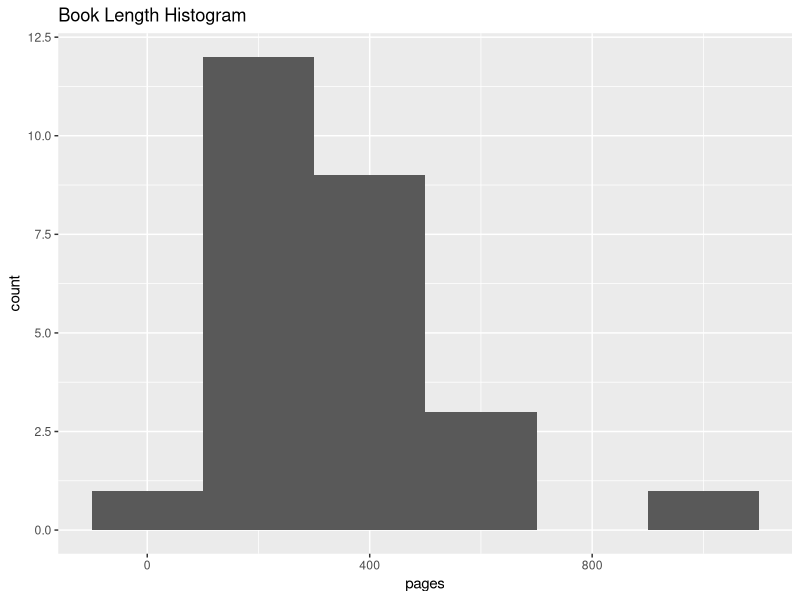
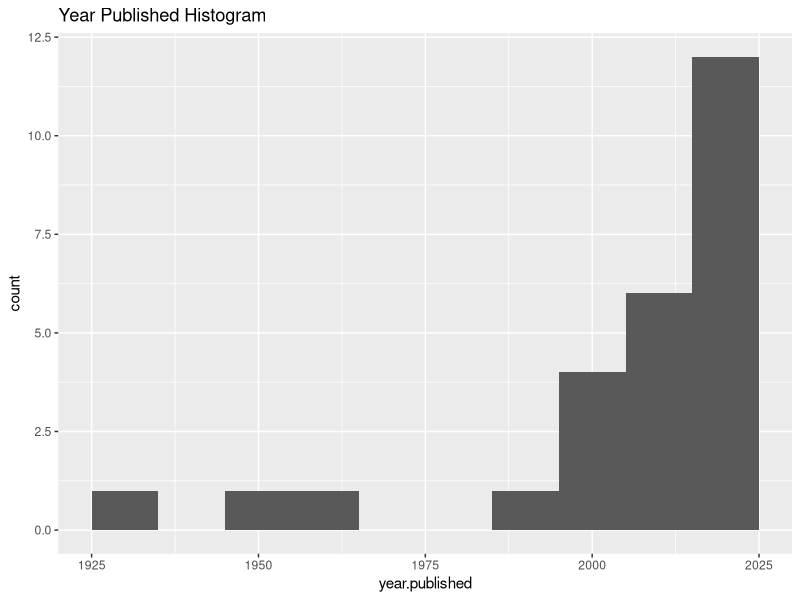
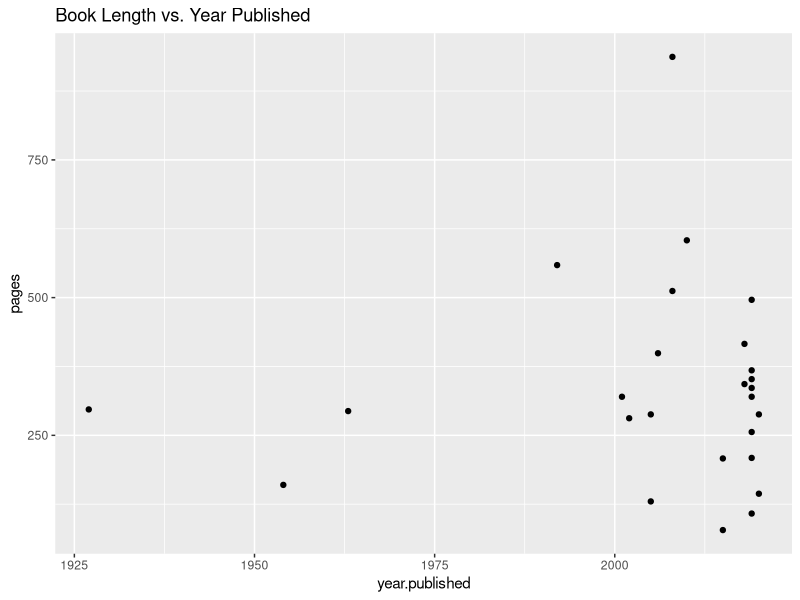
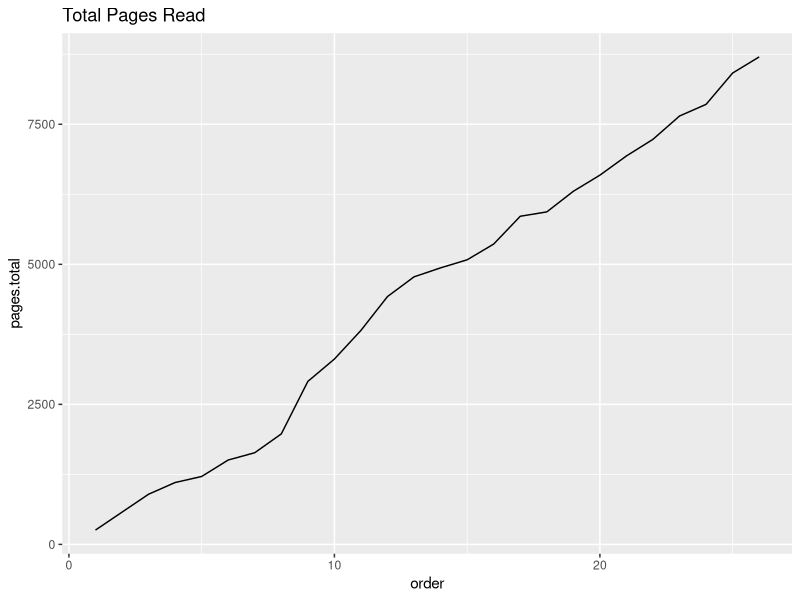
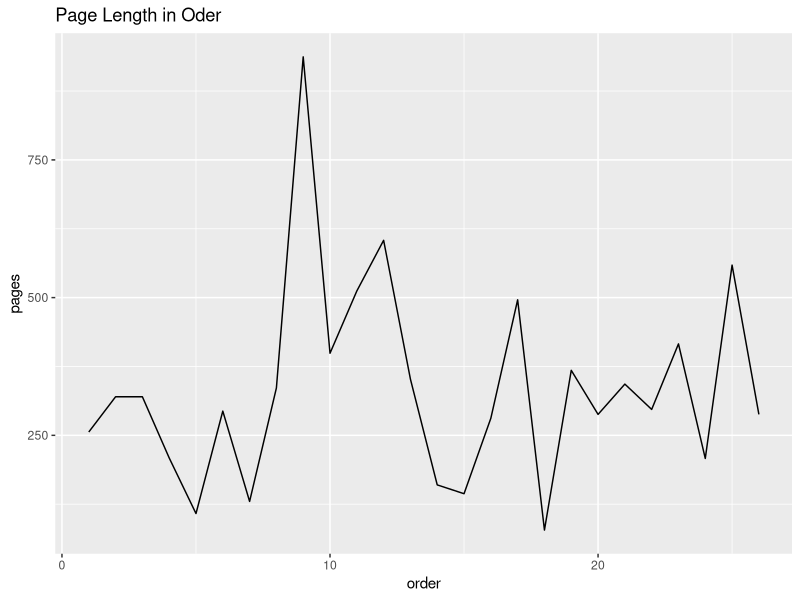
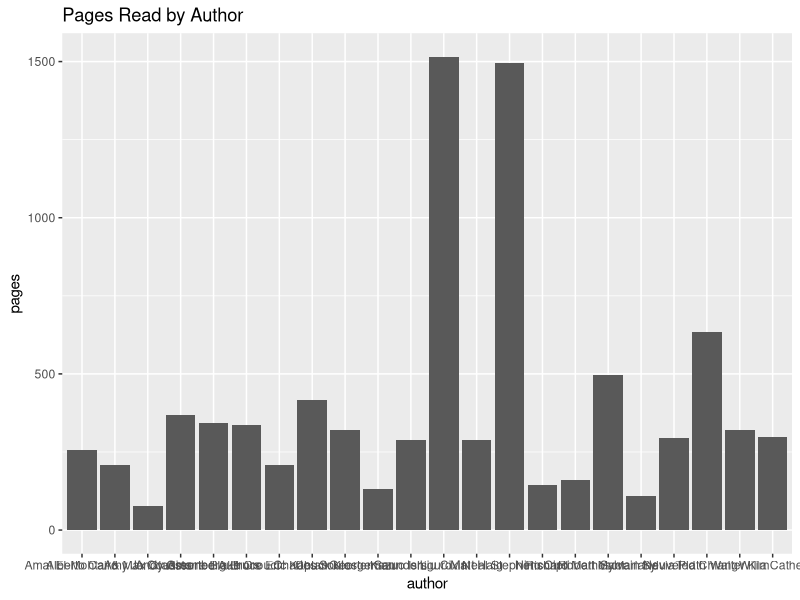
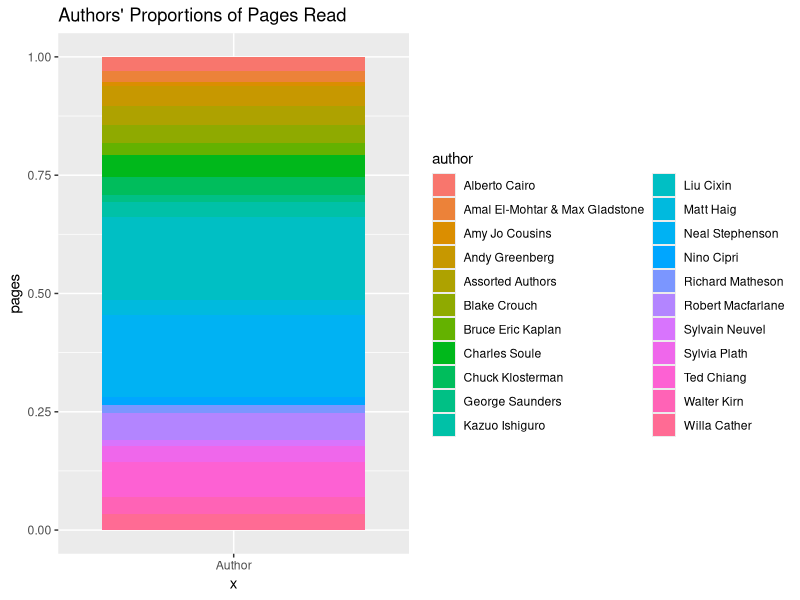
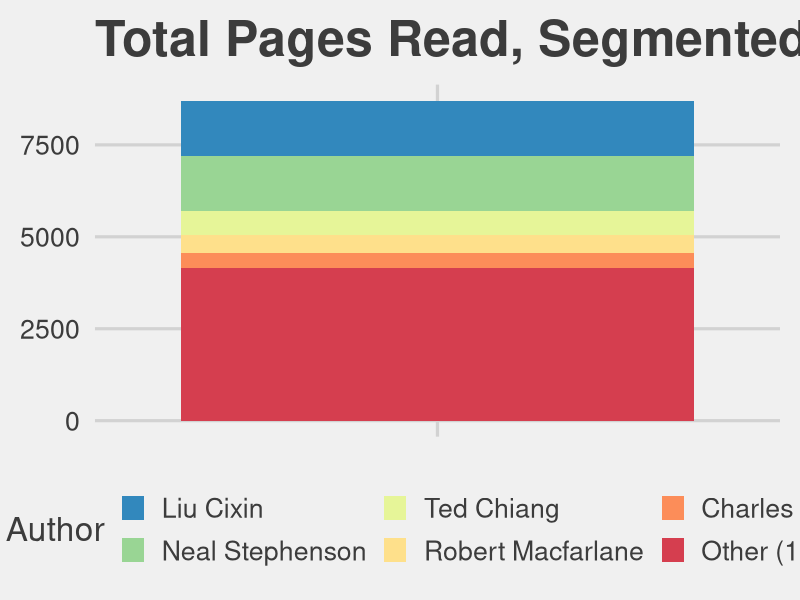

These charts were generated, in order, by the following R code:
# Import libraries
library(ggplot2)
library(RColorBrewer)
library(ggthemes)

# Reading in the data
books <- read.csv("books_read.csv")


# 
# Exploration of the data
# 

# Basic statistics
summary(books)

# Histogram of page length
page_hist <- ggplot(data = books) +
  geom_histogram(mapping = aes(x = pages), binwidth = 200) +
  labs(title = "Book Length Histogram")
print(page_hist)

# Histogram of year published
year_hist <- ggplot(data = books) +
  geom_histogram(mapping = aes(x = year.published), binwidth = 10) +
  labs(title = "Year Published Histogram")
print(year_hist)

# Scatter of page length and year published
len_year_scatter <- ggplot(data = books) +
  geom_point(mapping = aes(x = year.published, y = pages)) +
  labs(title = "Book Length vs. Year Published")
print(len_year_scatter)

# Feature for total number of pages read that year
books[1, "pages.total"] <- books[1, "pages"]
for (i in 2:nrow(books)) {
  books[i, "pages.total"] <- books[i, "pages"] + books[i - 1, "pages.total"]
}

# Total pages read over time
total_pages_line <- ggplot(data = books) +
  geom_line(mapping = aes(x = order, y = pages.total)) +
  labs(title = "Total Pages Read")
print(total_pages_line)

# Pages read in order
pages_line <- ggplot(data = books) +
  geom_line(mapping = aes(x = order, y = pages)) +
  labs(title = "Page Length in Oder")
print(pages_line)


# Pages per author
pages_bar <- ggplot(data = books) +
  geom_bar(mapping = aes(x = author, y = pages), stat = "identity") +
  labs(title = "Pages Read by Author")
print(pages_bar)

# Percent of pages done by each author
author_bar <- ggplot(data = books) +
  geom_bar(mapping = aes(x = "Author", y = pages, fill = author),
           stat = "identity",
           position = "fill") +
  labs(title = "Authors' Proportions of Pages Read")
print(author_bar)


# 
# Final Plots
# 

# Simplified percent of pages done by each author
author_pages <- aggregate(pages ~ author, books, sum)
author_pages <- author_pages[order(author_pages$pages, decreasing = TRUE), ]
rownames(author_pages) <- 1:nrow(author_pages)
simp_author_pages <- author_pages[1:5, ]
simp_author_pages[6, "author"] <- "Other (17)"
simp_author_pages[6, "pages"] <- sum(author_pages[6:nrow(author_pages), "pages"])
simp_author_pages$author <- factor(simp_author_pages$author, levels = simp_author_pages$author)
simp_author_bar <- ggplot(data = simp_author_pages) +
  theme_fivethirtyeight(base_size = 24) +
  geom_bar(mapping = aes(x = "", y = pages, fill = author),
           stat = "identity") +
  labs(title = "Total Pages Read, Segmented by Author",
       y = "Pages Read") +
  scale_fill_manual(name = "Author", values = rev(brewer.pal(6, "Spectral"))) +
  theme(axis.title.x = element_blank(),
        axis.text.x = element_blank(),
        axis.ticks.x = element_blank())
print(simp_author_bar)

# Cleaned up histogram of page length
page_hist_clean <- ggplot(data = books) +
  theme_fivethirtyeight(base_size = 24) +
  geom_histogram(mapping = aes(x = pages), fill = "#f7766d",
                 binwidth = 200, boundary = 0, closed = "left") +
  scale_x_continuous(breaks = seq(0, 1000, 200)) +
  scale_y_continuous(breaks = seq(0, 18, 3)) +
  labs(title = "Distribution of Book Page Lengths")
print(page_hist_clean)

# Histogram of year published
year_hist <- ggplot(data = books) +
  theme_fivethirtyeight(base_size = 24) +
  geom_histogram(mapping = aes(x = year.published), fill = "#6d904f",
                 binwidth = 10, boundary = 1920, closed = "left") +
  scale_x_continuous(breaks = seq(1920, 2020, 20)) +
  scale_y_continuous(breaks = seq(0, 15, 3)) +
  labs(title = "Distribution of Publication Years")
print(year_hist)
